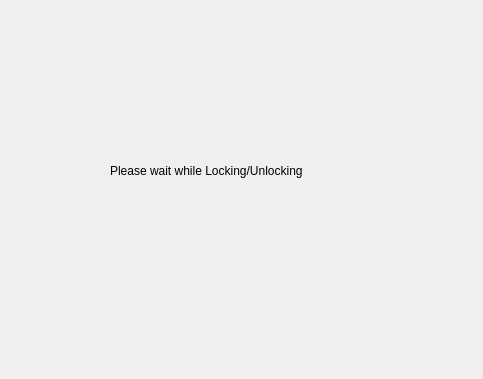
<?xml version="1.0" encoding="UTF-8"?>
<ui version="4.0">
 <class>Wait</class>
 <widget class="QDialog" name="Wait">
  <property name="geometry">
   <rect>
    <x>0</x>
    <y>0</y>
    <width>483</width>
    <height>379</height>
   </rect>
  </property>
  <property name="windowTitle">
   <string>Dialog</string>
  </property>
  <widget class="QLabel" name="label">
   <property name="geometry">
    <rect>
     <x>110</x>
     <y>140</y>
     <width>301</width>
     <height>61</height>
    </rect>
   </property>
   <property name="text">
    <string>Please wait while Locking/Unlocking</string>
   </property>
  </widget>
 </widget>
 <resources/>
 <connections/>
</ui>
